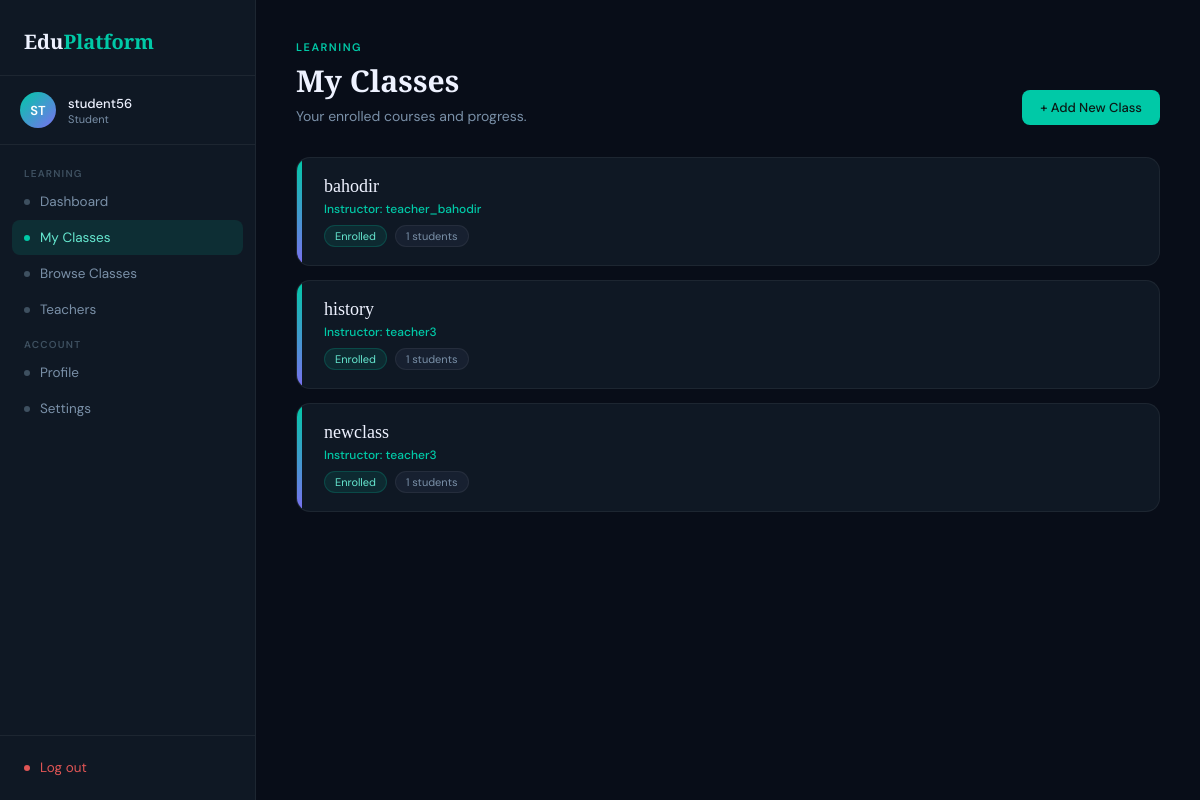
/student/myclasses/ (signed in), run on an earlier commit of the app's database.
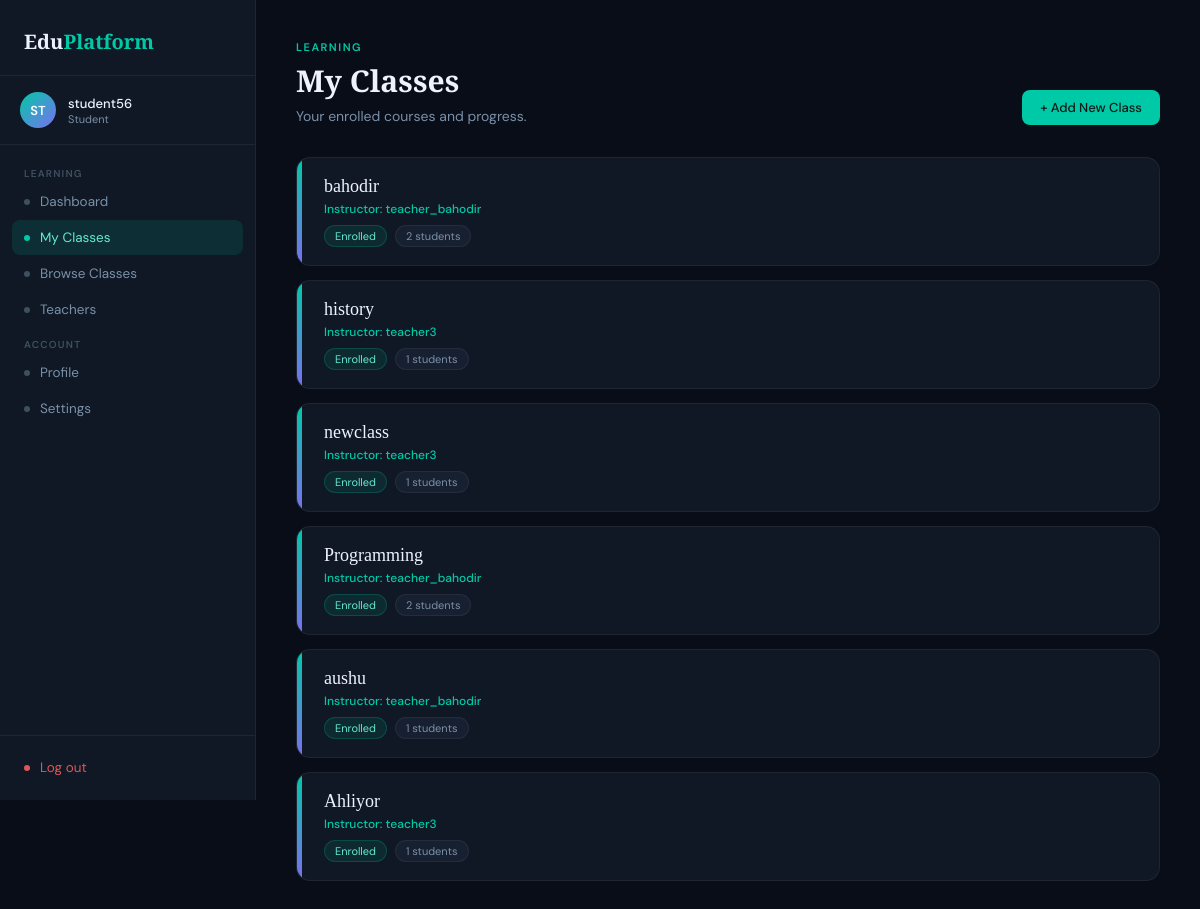
And on a later commit of the database.
### classes/models.py (models this page shows, shortened)
class Membership(models.Model):
    student = models.ForeignKey(Student, on_delete=models.CASCADE, related_name='memberships')
    class_obj = models.ForeignKey(Class, on_delete=models.CASCADE, related_name='memberships')
    date_joined = models.DateField(auto_now_add = True)
    invite_reason = models.CharField(max_length=64, blank = True, default = "Self-enrolled" )
    class Meta:
        constraints = [
            models.UniqueConstraint(
                fields=['student', 'class_obj'],
                name='unique_student_class'
            )
        ]

class Class(models.Model):
    name = models.CharField(max_length=100)
    bio = models.TextField(blank=True , help_text='class description')
    created_at = models.DateTimeField(auto_now_add=True)
    teacher = models.ForeignKey(
        Teacher,
        on_delete=models.CASCADE ,
        related_name = 'classes'
    )
    students = models.ManyToManyField(
        Student,
        through='Membership',
        blank=True
    )
    class Meta:
        verbose_name_plural = "Classes"
        ordering = ['-created_at']

### teacher/models.py (models this page shows, shortened)
class Teacher(models.Model):
    user = models.OneToOneField(settings.AUTH_USER_MODEL, on_delete=models.CASCADE)
    bio = models.TextField(blank=True)
    uname = models.CharField(blank=True , max_length = 20)

### accounts/models.py (models this page shows)
class User(AbstractUser):
    ROLE_CHOICE= (
        ('student', 'Student'),
        ('teacher', 'Teacher')
    )
    role =models.CharField(max_length = 10, choices= ROLE_CHOICE)

### student/forms.py (the view)
# urls.py: path('myclasses/', forms.student_my_classes, name='my_classes'),
def student_my_classes(request):
    if not request.user.is_authenticated:
        return redirect('accounts:login')
    if request.user.role != 'student':
        return redirect('accounts:login')
    student = request.user.student
    enrollments = Membership.objects.filter(student=student).select_related('class_obj')
    return render(request, 'student/my_classes.html', {
        'enrollments': enrollments
    })

### student/templates/student/my_classes.html (shortened to what this page needs)
<!DOCTYPE html>
<html lang="en">
<head>
</head>
<body>
<aside class="sidebar">
  <div class="sidebar-logo">
    <div class="logo-text">Edu<span>Platform</span></div>
  </div>
  <div class="sidebar-user">
    <div class="avatar">{{ user.username|slice:":2"|upper }}</div>
    <div>
      <div class="user-name">{{ user.username }}</div>
      <div class="user-role">Student</div>
    </div>
  </div>
  <nav class="sidebar-nav">
    <div class="nav-label">Learning</div>
    <a href="{% url 'student:dashboard' %}" class="nav-item"><span class="nav-dot"></span> Dashboard</a>
    <a href="{% url 'student:my_classes' %}" class="nav-item active"><span class="nav-dot"></span> My Classes</a>
    <a href="{% url 'student:all_classes' %}" class="nav-item"><span class="nav-dot"></span> Browse Classes</a>
    <a href="{% url 'student:teachers' %}" class="nav-item"><span class="nav-dot"></span> Teachers</a>
    <div class="nav-label">Account</div>
    <a href="{% url 'student:profile' %}" class="nav-item"><span class="nav-dot"></span> Profile</a>
    <a href="{% url 'student:settings' %}" class="nav-item"><span class="nav-dot"></span> Settings</a>
  </nav>
  <div class="sidebar-footer">
    <a href="{% url 'accounts:logout' %}" class="nav-item" style="color:#e05555;"><span class="nav-dot" style="background:#e05555;"></span> Log out</a>
  </div>
</aside>
<main class="main">
  <div class="header-row">
    <div>
      <div class="page-eyebrow">Learning</div>
      <h1 class="page-title">My Classes</h1>
      <p class="page-sub">Your enrolled courses and progress.</p>
    </div>
    <a href="{% url 'student:all_classes' %}" class="btn btn-primary">+ Add New Class</a>
  </div>
  {% if enrollments %}
  <div class="classes-list">
    {% for enroll in enrollments %}
    <div class="enroll-card">
      <div class="enroll-stripe"></div>
      <div class="enroll-body">
        <div class="enroll-name">{{ enroll.class_obj.name }}</div>
        <div class="enroll-teacher">Instructor: {{ enroll.class_obj.teacher.user.username }}</div>
        <div class="enroll-meta">
          <span class="pill pill-green">Enrolled</span>
          <span class="pill">{{ enroll.class_obj.students.count }} students</span>
        </div>
      </div>
    </div>
    {% endfor %}
  </div>
  {% else %}
  <div class="empty-state">
    <h3>No Classes Yet</h3>
    <p>You haven't joined any classes. Browse available classes and start learning.</p>
    <a href="{% url 'student:all_classes' %}" class="btn btn-primary">Browse Classes</a>
  </div>
  {% endif %}
</main>
</body>
</html>

What changed in the data, as far as the page shows it:
computed for Membership "bahodir": class_obj.students.count "1" → "2"
added Membership: class_obj.name "Programming", class_obj.teacher.user.username "teacher_bahodir", class_obj.students.count "2"
added Membership: class_obj.name "aushu", class_obj.teacher.user.username "teacher_bahodir", class_obj.students.count "1"
added Membership: class_obj.name "Ahliyor", class_obj.teacher.user.username "teacher3", class_obj.students.count "1"
